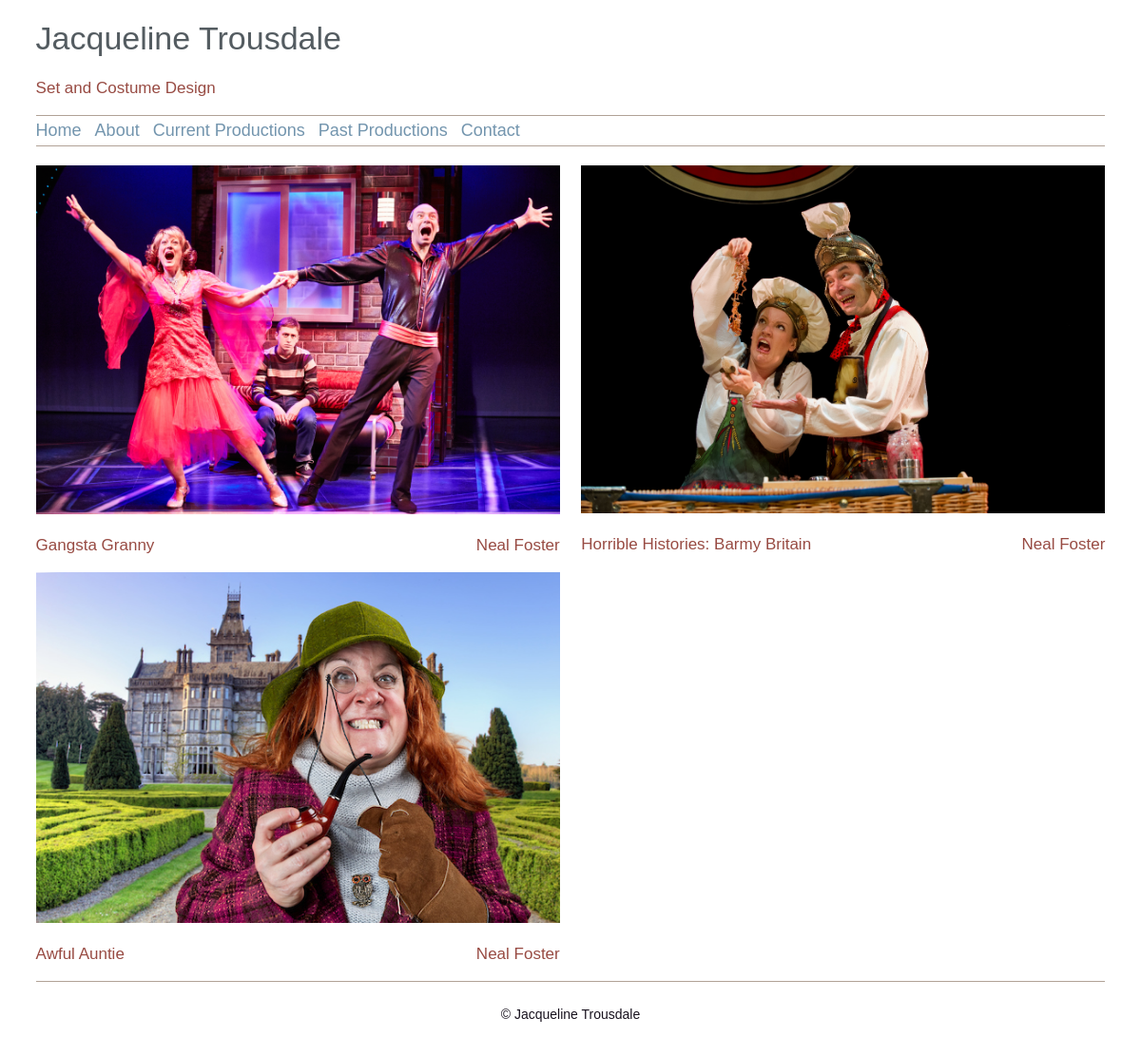
The page /current/ on the database as committed earlier.
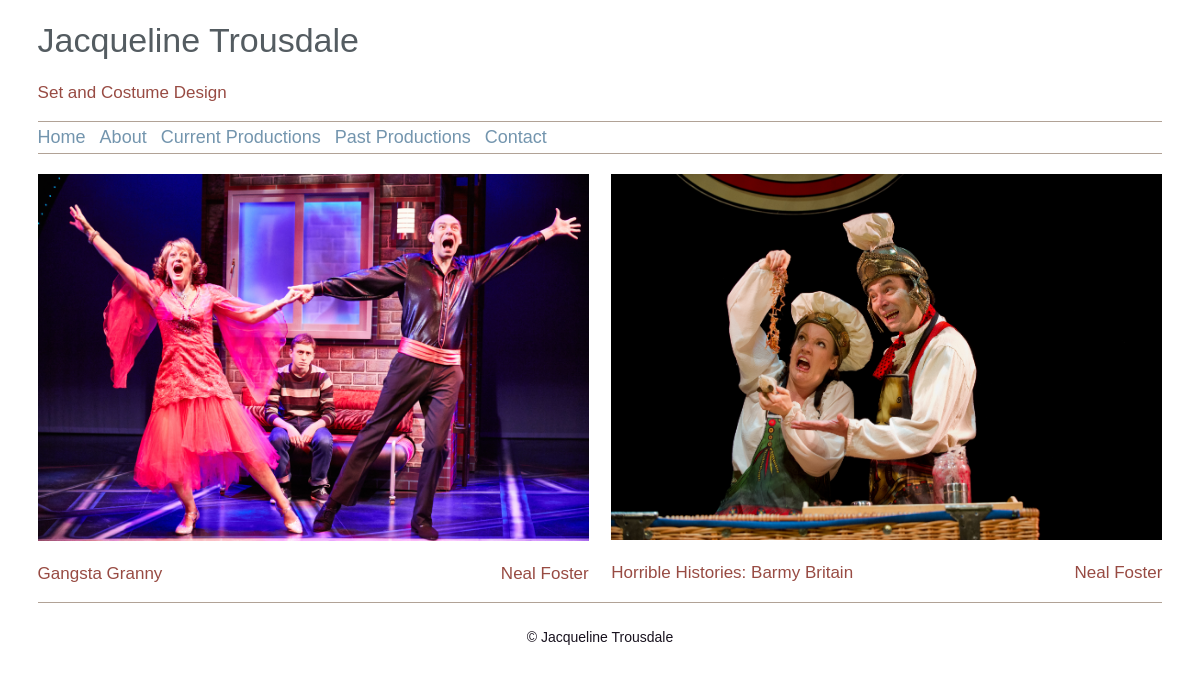
The same page on the database as committed later.
### shows/models.py (models this page shows, shortened)
class Category(models.Model):
	title = models.CharField(max_length=200)
	link = models.CharField(max_length=200)
	order = models.IntegerField(unique=True)
	class Meta:
		verbose_name_plural = "categories"

class Show(models.Model):
	category = models.ForeignKey(Category, on_delete = models.PROTECT, null=True)
	title = models.CharField(max_length=200)
	link = models.CharField(max_length=200, unique=True)
	start_date = models.DateField()
	end_date = models.DateField()
	director = models.CharField(max_length=200)
	company = models.CharField(max_length=200)
	description = models.TextField()
	homepage = models.BooleanField()
	company_page = models.CharField(max_length=300)
	site_live = models.BooleanField(null=False, default=False)
	poster = models.ImageField(upload_to='show_posters/')
	@property
	def main_image(self):
		try:
			image = self.imageelement_set.all().order_by('order')[0]
		except IndexError:
			return 0
		return image

class ImageElement(models.Model):
	show = models.ForeignKey(Show, on_delete = models.CASCADE, null=True)
	text_element = models.ForeignKey(TextElement, on_delete=models.CASCADE, null=True)
	post = models.ForeignKey(Post, on_delete=models.CASCADE, null=True)
	title = models.CharField(max_length=200, blank=True)
	description = models.TextField(null=True, blank=True)
	image = models.ImageField(upload_to=photo_directory_path)
	order = models.IntegerField(default=0)
	tag = models.CharField(max_length=200, null=True)
	def image_tag(self):
		return u'<image src="%s" height="200"/>' % self.image.url
	image_tag.short_description = 'Image'
	image_tag.allow_tags = True

### shows/views.py (the view)
# urls.py: url(r'^(?P<category_link>[-\w+]+)/$', views.overview, name='overview'),
def overview(request, category_link):
	try:
		category = Category.objects.get(link=category_link)
		shows = category.show_set.all()
	except Category.DoesNotExist:
		raise Http404("Category does not exist")
	except Show.DoesNotExist:
		raise Http404("Show does not exist")
	return render(request, 'shows/overview.html', {'menu': Category.objects.all().order_by('order'), 'category': category , 'shows': shows, 'text_elements': parseTextElement(category)})

### shows/views.py (called while the page is built)
def parseTextElement(category):
	text_elements = []
	for text in category.textelement_set.all():
		text_elements.append(parseMediaText(text.content, text_element=text))
	return text_elements

### shows/templates/shows/overview.html (shortened to what this page needs)
{% extends 'shows/base.html' %}
{%block content%}
{% for show in shows %}
{% if show.site_live %}
<a href="{% url 'show' show.category.link show.link %}">
	<div id="show_view" class="{%cycle 'left' 'right' %}">
			{% if show.main_image %}
				<img src="{{ show.main_image.image.url }}" id='show_view'/>
			{% endif %}
			<div class='left'><h3>{{show.title}}</h3></div>
			<div class='right'><h3>{{show.director}}</h3></div>
		</div>
</a>
{% endif %}
{% endfor %}
{% endblock %}

### shows/templates/shows/base.html (shortened to what this page needs)
<!DOCTYPE html>
{%load static%}
<html>
<head>
	<link rel='stylesheet' type='text/css' href="{% static 'shows/style.css' %}" />
</head>
<body>
<div id="container">
	<div id="header">
		<div id="title">
			<h1>Jacqueline Trousdale</h1>
			<h3>Set and Costume Design</h3>
		</div>
		<div id="menu">
			<li><a href="{% url 'index' %}">Home</a></li>
			{% for element in menu %}
				<li><a href="{% url 'overview' element.link %}">{{element.title}}</a></li>
			{% endfor %}
		</div>
	</div>
	<div id="content">
		{% block content %}
		{% endblock %}
		<div id='footer'>
			<p>&copy; Jacqueline Trousdale</p>
		</div>
	</div>
</div>
</body>
</html>

Rows that differ between the two databases and show on the page:
removed Show: main_image.image (picture), title "Awful Auntie", director "Neal Foster"
